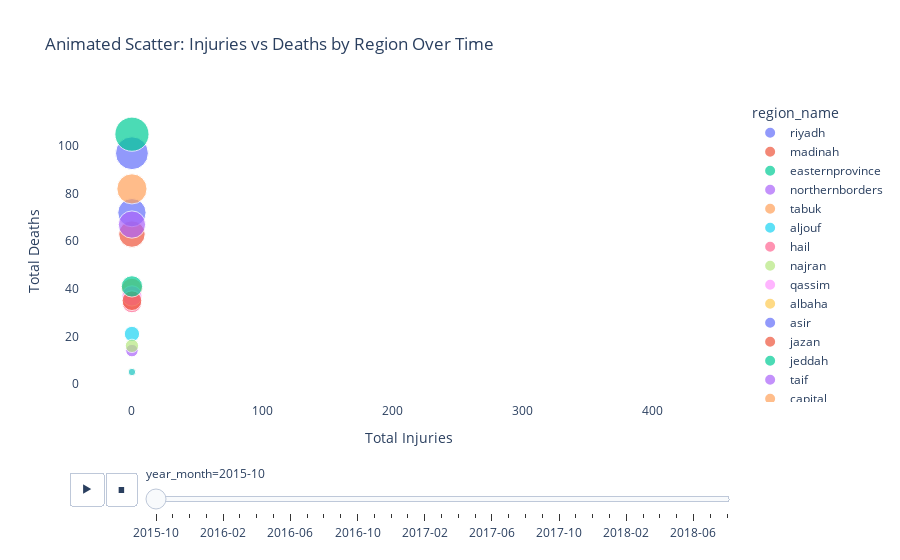

Notebook code for this chart:
### Code cell
#🌟 2️⃣ Animated Scatter Plot: Deaths vs Injuries Over Months

df['year_month'] = df['gregorian_date'].dt.to_period('M').astype(str)

fig = px.scatter(
    df,
    x='total_injuries',
    y='total_deaths',
    animation_frame='year_month',
    color='region_name',
    size='total_deaths',
    hover_name='region_name',
    title='Animated Scatter: Injuries vs Deaths by Region Over Time',
    labels={'total_injuries':'Total Injuries', 'total_deaths':'Total Deaths'},
    size_max=30
)

fig.update_layout(plot_bgcolor='white')
fig.show()

### Figure 1 — Plotly figure (JSON) as saved in the notebook; plotly's stock layout.template omitted (floating-point values rounded to 4 significant figures)
{"data": [{"hovertemplate": "<b>%{hovertext}</b><br><br>region_name=riyadh<br>year_month=2015-10<br>Total Injuries=%{x}<br>Total Deaths=%{marker.size}<extra></extra>", "hovertext": ["riyadh", "riyadh"], "legendgroup": "riyadh", "marker": {"color": "#636efa", "size": [0, 97], "sizemode": "area", "sizeref": 0.18, "symbol": "circle"}, "mode": "markers", "name": "riyadh", "orientation": "v", "showlegend": true, "type": "scatter", "x": [310, 0], "xaxis": "x", "y": [0, 97], "yaxis": "y"}, {"hovertemplate": "<b>%{hovertext}</b><br><br>region_name=madinah<br>year_month=2015-10<br>Total Injuries=%{x}<br>Total Deaths=%{marker.size}<extra></extra>", "hovertext": ["madinah", "madinah"], "legendgroup": "madinah", "marker": {"color": "#EF553B", "size": [0, 63], "sizemode": "area", "sizeref": 0.18, "symbol": "circle"}, "mode": "markers", "name": "madinah", "orientation": "v", "showlegend": true, "type": "scatter", "x": [341, 0], "xaxis": "x", "y": [0, 63], "yaxis": "y"}, {"hovertemplate": "<b>%{hovertext}</b><br><br>region_name=easternprovince<br>year_month=2015-10<br>Total Injuries=%{x}<br>Total Deaths=%{marker.size}<extra></extra>", "hovertext": ["easternprovince", "easternprovince"], "legendgroup": "easternprovince", "marker": {"color": "#00cc96", "size": [0, 105], "sizemode": "area", "sizeref": 0.18, "symbol": "circle"}, "mode": "markers", "name": "easternprovince", "orientation": "v", "showlegend": true, "type": "scatter", "x": [430, 0], "xaxis": "x", "y": [0, 105], "yaxis": "y"}, {"hovertemplate": "<b>%{hovertext}</b><br><br>region_name=northernborders<br>year_month=2015-10<br>Total Injuries=%{x}<br>Total Deaths=%{marker.size}<extra></extra>", "hovertext": ["northernborders", "northernborders"], "legendgroup": "northernborders", "marker": {"color": "#ab63fa", "size": [0, 14], "sizemode": "area", "sizeref": 0.18, "symbol": "circle"}, "mode": "markers", "name": "northernborders", "orientation": "v", "showlegend": true, "type": "scatter", "x": [52, 0], "xaxis": "x", "y": [0, 14], "yaxis": "y"}, {"hovertemplate": "<b>%{hovertext}</b><br><br>region_name=tabuk<br>year_month=2015-10<br>Total Injuries=%{x}<br>Total Deaths=%{marker.size}<extra></extra>", "hovertext": ["tabuk", "tabuk"], "legendgroup": "tabuk", "marker": {"color": "#FFA15A", "size": [0, 40], "sizemode": "area", "sizeref": 0.18, "symbol": "circle"}, "mode": "markers", "name": "tabuk", "orientation": "v", "showlegend": true, "type": "scatter", "x": [214, 0], "xaxis": "x", "y": [0, 40], "yaxis": "y"}, {"hovertemplate": "<b>%{hovertext}</b><br><br>region_name=aljouf<br>year_month=2015-10<br>Total Injuries=%{x}<br>Total Deaths=%{marker.size}<extra></extra>", "hovertext": ["aljouf", "aljouf"], "legendgroup": "aljouf", "marker": {"color": "#19d3f3", "size": [0, 21], "sizemode": "area", "sizeref": 0.18, "symbol": "circle"}, "mode": "markers", "name": "aljouf", "orientation": "v", "showlegend": true, "type": "scatter", "x": [40, 0], "xaxis": "x", "y": [0, 21], "yaxis": "y"}, {"hovertemplate": "<b>%{hovertext}</b><br><br>region_name=hail<br>year_month=2015-10<br>Total Injuries=%{x}<br>Total Deaths=%{marker.size}<extra></extra>", "hovertext": ["hail", "hail"], "legendgroup": "hail", "marker": {"color": "#FF6692", "size": [0, 34], "sizemode": "area", "sizeref": 0.18, "symbol": "circle"}, "mode": "markers", "name": "hail", "orientation": "v", "showlegend": true, "type": "scatter", "x": [97, 0], "xaxis": "x", "y": [0, 34], "yaxis": "y"}, {"hovertemplate": "<b>%{hovertext}</b><br><br>region_name=najran<br>year_month=2015-10<br>Total Injuries=%{x}<br>Total Deaths=%{marker.size}<extra></extra>", "hovertext": ["najran", "najran"], "legendgroup": "najran", "marker": {"color": "#B6E880", "size": [0, 16], "sizemode": "area", "sizeref": 0.18, "symbol": "circle"}, "mode": "markers", "name": "najran", "orientation": "v", "showlegend": true, "type": "scatter", "x": [25, 0], "xaxis": "x", "y": [0, 16], "yaxis": "y"}, {"hovertemplate": "<b>%{hovertext}</b><br><br>region_name=qassim<br>year_month=2015-10<br>Total Injuries=%{x}<br>Total Deaths=%{marker.size}<extra></extra>", "hovertext": ["qassim", "qassim"], "legendgroup": "qassim", "marker": {"color": "#FF97FF", "size": [0, 37], "sizemode": "area", "sizeref": 0.18, "symbol": "circle"}, "mode": "markers", "name": "qassim", "orientation": "v", "showlegend": true, "type": "scatter", "x": [118, 0], "xaxis": "x", "y": [0, 37], "yaxis": "y"}, {"hovertemplate": "<b>%{hovertext}</b><br><br>region_name=albaha<br>year_month=2015-10<br>Total Injuries=%{x}<br>Total Deaths=%{marker.size}<extra></extra>", "hovertext": ["albaha", "albaha"], "legendgroup": "albaha", "marker": {"color": "#FECB52", "size": [0, 5], "sizemode": "area", "sizeref": 0.18, "symbol": "circle"}, "mode": "markers", "name": "albaha", "orientation": "v", "showlegend": true, "type": "scatter", "x": [104, 0], "xaxis": "x", "y": [0, 5], "yaxis": "y"}, {"hovertemplate": "<b>%{hovertext}</b><br><br>region_name=asir<br>year_month=2015-10<br>Total Injuries=%{x}<br>Total Deaths=%{marker.size}<extra></extra>", "hovertext": ["asir", "asir"], "legendgroup": "asir", "marker": {"color": "#636efa", "size": [0, 72], "sizemode": "area", "sizeref": 0.18, "symbol": "circle"}, "mode": "markers", "name": "asir", "orientation": "v", "showlegend": true, "type": "scatter", "x": [236, 0], "xaxis": "x", "y": [0, 72], "yaxis": "y"}, {"hovertemplate": "<b>%{hovertext}</b><br><br>region_name=jazan<br>year_month=2015-10<br>Total Injuries=%{x}<br>Total Deaths=%{marker.size}<extra></extra>", "hovertext": ["jazan", "jazan"], "legendgroup": "jazan", "marker": {"color": "#EF553B", "size": [0, 35], "sizemode": "area", "sizeref": 0.18, "symbol": "circle"}, "mode": "markers", "name": "jazan", "orientation": "v", "showlegend": true, "type": "scatter", "x": [203, 0], "xaxis": "x", "y": [0, 35], "yaxis": "y"}, {"hovertemplate": "<b>%{hovertext}</b><br><br>region_name=jeddah<br>year_month=2015-10<br>Total Injuries=%{x}<br>Total Deaths=%{marker.size}<extra></extra>", "hovertext": ["jeddah", "jeddah"], "legendgroup": "jeddah", "marker": {"color": "#00cc96", "size": [0, 41], "sizemode": "area", "sizeref": 0.18, "symbol": "circle"}, "mode": "markers", "name": "jeddah", "orientation": "v", "showlegend": true, "type": "scatter", "x": [319, 0], "xaxis": "x", "y": [0, 41], "yaxis": "y"}, {"hovertemplate": "<b>%{hovertext}</b><br><br>region_name=taif<br>year_month=2015-10<br>Total Injuries=%{x}<br>Total Deaths=%{marker.size}<extra></extra>", "hovertext": ["taif", "taif"], "legendgroup": "taif", "marker": {"color": "#ab63fa", "size": [0, 67], "sizemode": "area", "sizeref": 0.18, "symbol": "circle"}, "mode": "markers", "name": "taif", "orientation": "v", "showlegend": true, "type": "scatter", "x": [437, 0], "xaxis": "x", "y": [0, 67], "yaxis": "y"}, {"hovertemplate": "<b>%{hovertext}</b><br><br>region_name=capital<br>year_month=2015-10<br>Total Injuries=%{x}<br>Total Deaths=%{marker.size}<extra></extra>", "hovertext": ["capital", "capital"], "legendgroup": "capital", "marker": {"color": "#FFA15A", "size": [0, 82], "sizemode": "area", "sizeref": 0.18, "symbol": "circle"}, "mode": "markers", "name": "capital", "orientation": "v", "showlegend": true, "type": "scatter", "x": [237, 0], "xaxis": "x", "y": [0, 82], "yaxis": "y"}, {"hovertemplate": "<b>%{hovertext}</b><br><br>region_name=alqurayyat<br>year_month=2015-10<br>Total Injuries=%{x}<br>Total Deaths=%{marker.size}<extra></extra>", "hovertext": ["alqurayyat", "alqurayyat"], "legendgroup": "alqurayyat", "marker": {"color": "#19d3f3", "size": [0, 5], "sizemode": "area", "sizeref": 0.18, "symbol": "circle"}, "mode": "markers", "name": "alqurayyat", "orientation": "v", "showlegend": true, "type": "scatter", "x": [29, 0], "xaxis": "x", "y": [0, 5], "yaxis": "y"}], "layout": {"legend": {"itemsizing": "constant", "title": {"text": "region_name"}, "tracegroupgap": 0}, "plot_bgcolor": "white", "sliders": [{"active": 0, "currentvalue": {"prefix": "year_month="}, "len": 0.9, "pad": {"b": 10, "t": 60}, "steps": [{"args": [["2015-10"], {"frame": {"duration": 0, "redraw": false}, "fromcurrent": true, "mode": "immediate", "transition": {"duration": 0, "easing": "linear"}}], "label": "2015-10", "method": "animate"}, {"args": [["2015-11"], {"frame": {"duration": 0, "redraw": false}, "fromcurrent": true, "mode": "immediate", "transition": {"duration": 0, "easing": "linear"}}], "label": "2015-11", "method": "animate"}, {"args": [["2015-12"], {"frame": {"duration": 0, "redraw": false}, "fromcurrent": true, "mode": "immediate", "transition": {"duration": 0, "easing": "linear"}}], "label": "2015-12", "method": "animate"}, {"args": [["2016-01"], {"frame": {"duration": 0, "redraw": false}, "fromcurrent": true, "mode": "immediate", "transition": {"duration": 0, "easing": "linear"}}], "label": "2016-01", "method": "animate"}, {"args": [["2016-02"], {"frame": {"duration": 0, "redraw": false}, "fromcurrent": true, "mode": "immediate", "transition": {"duration": 0, "easing": "linear"}}], "label": "2016-02", "method": "animate"}, {"args": [["2016-03"], {"frame": {"duration": 0, "redraw": false}, "fromcurrent": true, "mode": "immediate", "transition": {"duration": 0, "easing": "linear"}}], "label": "2016-03", "method": "animate"}, {"args": [["2016-04"], {"frame": {"duration": 0, "redraw": false}, "fromcurrent": true, "mode": "immediate", "transition": {"duration": 0, "easing": "linear"}}], "label": "2016-04", "method": "animate"}, {"args": [["2016-05"], {"frame": {"duration": 0, "redraw": false}, "fromcurrent": true, "mode": "immediate", "transition": {"duration": 0, "easing": "linear"}}], "label": "2016-05", "method": "animate"}, {"args": [["2016-06"], {"frame": {"duration": 0, "redraw": false}, "fromcurrent": true, "mode": "immediate", "transition": {"duration": 0, "easing": "linear"}}], "label": "2016-06", "method": "animate"}, {"args": [["2016-07"], {"frame": {"duration": 0, "redraw": false}, "fromcurrent": true, "mode": "immediate", "transition": {"duration": 0, "easing": "linear"}}], "label": "2016-07", "method": "animate"}, {"args": [["2016-08"], {"frame": {"duration": 0, "redraw": false}, "fromcurrent": true, "mode": "immediate", "transition": {"duration": 0, "easing": "linear"}}], "label": "2016-08", "method": "animate"}, {"args": [["2016-09"], {"frame": {"duration": 0, "redraw": false}, "fromcurrent": true, "mode": "immediate", "transition": {"duration": 0, "easing": "linear"}}], "label": "2016-09", "method": "animate"}, {"args": [["2016-10"], {"frame": {"duration": 0, "redraw": false}, "fromcurrent": true, "mode": "immediate", "transition": {"duration": 0, "easing": "linear"}}], "label": "2016-10", "method": "animate"}, {"args": [["2016-11"], {"frame": {"duration": 0, "redraw": false}, "fromcurrent": true, "mode": "immediate", "transition": {"duration": 0, "easing": "linear"}}], "label": "2016-11", "method": "animate"}, {"args": [["2016-12"], {"frame": {"duration": 0, "redraw": false}, "fromcurrent": true, "mode": "immediate", "transition": {"duration": 0, "easing": "linear"}}], "label": "2016-12", "method": "animate"}, {"args": [["2017-01"], {"frame": {"duration": 0, "redraw": false}, "fromcurrent": true, "mode": "immediate", "transition": {"duration": 0, "easing": "linear"}}], "label": "2017-01", "method": "animate"}, {"args": [["2017-02"], {"frame": {"duration": 0, "redraw": false}, "fromcurrent": true, "mode": "immediate", "transition": {"duration": 0, "easing": "linear"}}], "label": "2017-02", "method": "animate"}, {"args": [["2017-03"], {"frame": {"duration": 0, "redraw": false}, "fromcurrent": true, "mode": "immediate", "transition": {"duration": 0, "easing": "linear"}}], "label": "2017-03", "method": "animate"}, {"args": [["2017-04"], {"frame": {"duration": 0, "redraw": false}, "fromcurrent": true, "mode": "immediate", "transition": {"duration": 0, "easing": "linear"}}], "label": "2017-04", "method": "animate"}, {"args": [["2017-05"], {"frame": {"duration": 0, "redraw": false}, "fromcurrent": true, "mode": "immediate", "transition": {"duration": 0, "easing": "linear"}}], "label": "2017-05", "method": "animate"}, {"args": [["2017-06"], {"frame": {"duration": 0, "redraw": false}, "fromcurrent": true, "mode": "immediate", "transition": {"duration": 0, "easing": "linear"}}], "label": "2017-06", "method": "animate"}, {"args": [["2017-07"], {"frame": {"duration": 0, "redraw": false}, "fromcurrent": true, "mode": "immediate", "transition": {"duration": 0, "easing": "linear"}}], "label": "2017-07", "method": "animate"}, {"args": [["2017-08"], {"frame": {"duration": 0, "redraw": false}, "fromcurrent": true, "mode": "immediate", "transition": {"duration": 0, "easing": "linear"}}], "label": "2017-08", "method": "animate"}, {"args": [["2017-09"], {"frame": {"duration": 0, "redraw": false}, "fromcurrent": true, "mode": "immediate", "transition": {"duration": 0, "easing": "linear"}}], "label": "2017-09", "method": "animate"}, {"args": [["2017-10"], {"frame": {"duration": 0, "redraw": false}, "fromcurrent": true, "mode": "immediate", "transition": {"duration": 0, "easing": "linear"}}], "label": "2017-10", "method": "animate"}, {"args": [["2017-11"], {"frame": {"duration": 0, "redraw": false}, "fromcurrent": true, "mode": "immediate", "transition": {"duration": 0, "easing": "linear"}}], "label": "2017-11", "method": "animate"}, {"args": [["2017-12"], {"frame": {"duration": 0, "redraw": false}, "fromcurrent": true, "mode": "immediate", "transition": {"duration": 0, "easing": "linear"}}], "label": "2017-12", "method": "animate"}, {"args": [["2018-01"], {"frame": {"duration": 0, "redraw": false}, "fromcurrent": true, "mode": "immediate", "transition": {"duration": 0, "easing": "linear"}}], "label": "2018-01", "method": "animate"}, {"args": [["2018-02"], {"frame": {"duration": 0, "redraw": false}, "fromcurrent": true, "mode": "immediate", "transition": {"duration": 0, "easing": "linear"}}], "label": "2018-02", "method": "animate"}, {"args": [["2018-03"], {"frame": {"duration": 0, "redraw": false}, "fromcurrent": true, "mode": "immediate", "transition": {"duration": 0, "easing": "linear"}}], "label": "2018-03", "method": "animate"}, {"args": [["2018-04"], {"frame": {"duration": 0, "redraw": false}, "fromcurrent": true, "mode": "immediate", "transition": {"duration": 0, "easing": "linear"}}], "label": "2018-04", "method": "animate"}, {"args": [["2018-05"], {"frame": {"duration": 0, "redraw": false}, "fromcurrent": true, "mode": "immediate", "transition": {"duration": 0, "easing": "linear"}}], "label": "2018-05", "method": "animate"}, {"args": [["2018-06"], {"frame": {"duration": 0, "redraw": false}, "fromcurrent": true, "mode": "immediate", "transition": {"duration": 0, "easing": "linear"}}], "label": "2018-06", "method": "animate"}, {"args": [["2018-07"], {"frame": {"duration": 0, "redraw": false}, "fromcurrent": true, "mode": "immediate", "transition": {"duration": 0, "easing": "linear"}}], "label": "2018-07", "method": "animate"}, {"args": [["2018-08"], {"frame": {"duration": 0, "redraw": false}, "fromcurrent": true, "mode": "immediate", "transition": {"duration": 0, "easing": "linear"}}], "label": "2018-08", "method": "animate"}], "x": 0.1, "xanchor": "left", "y": 0, "yanchor": "top"}], "title": {"text": "Animated Scatter: Injuries vs Deaths by Region Over Time"}, "updatemenus": [{"buttons": [{"args": [null, {"frame": {"duration": 500, "redraw": false}, "fromcurrent": true, "mode": "immediate", "transition": {"duration": 500, "easing": "linear"}}], "label": "&#9654;", "method": "animate"}, {"args": [[null], {"frame": {"duration": 0, "redraw": false}, "fromcurrent": true, "mode": "immediate", "transition": {"duration": 0, "easing": "linear"}}], "label": "&#9724;", "method": "animate"}], "direction": "left", "pad": {"r": 10, "t": 70}, "showactive": false, "type": "buttons", "x": 0.1, "xanchor": "right", "y": 0, "yanchor": "top"}], "xaxis": {"anchor": "y", "domain": [0, 1], "title": {"text": "Total Injuries"}}, "yaxis": {"anchor": "x", "domain": [0, 1], "title": {"text": "Total Deaths"}}}}
